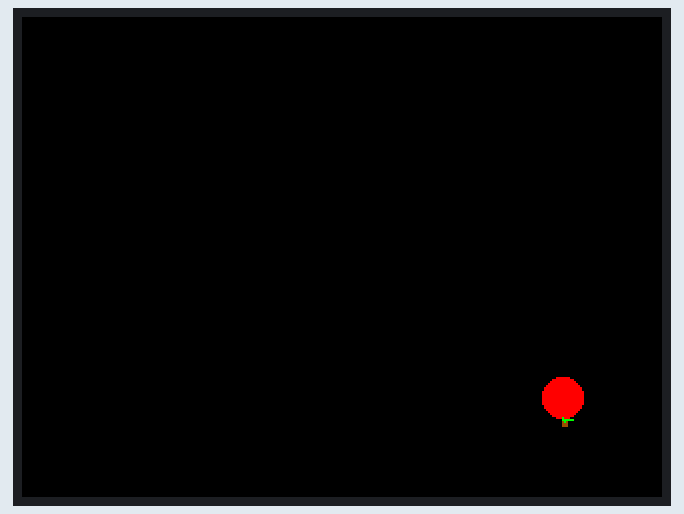
This sketch was run on a simulated ESP32. Parts: 320×240 colour display. Random numbers use the default seed unless the sketch sets one.

Above: at 0.47 s.
At 1.87 s:
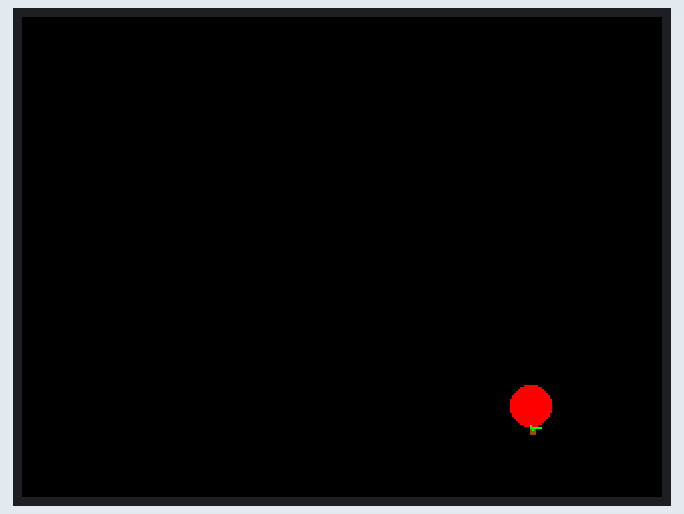
At 3.62 s:
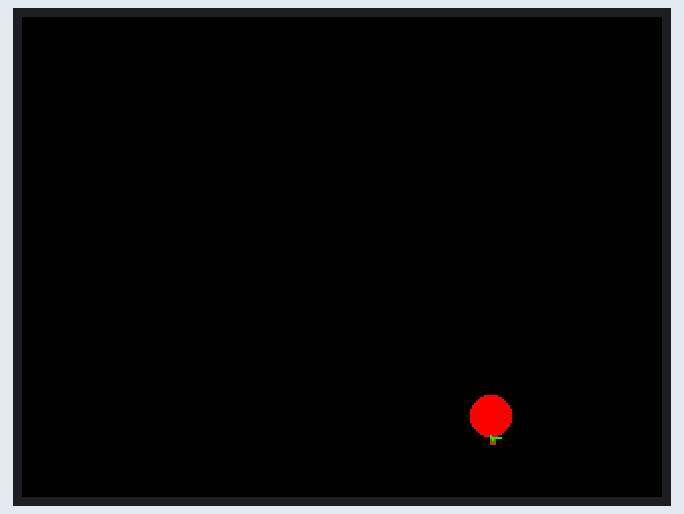
At 6.76 s:
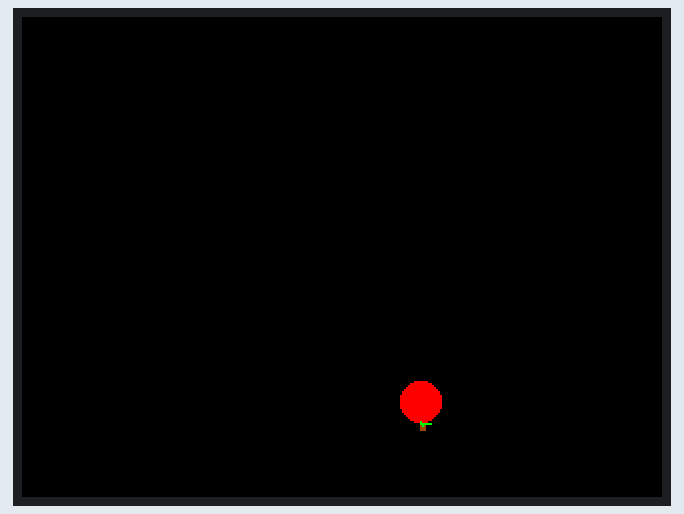
At 9.9 s:
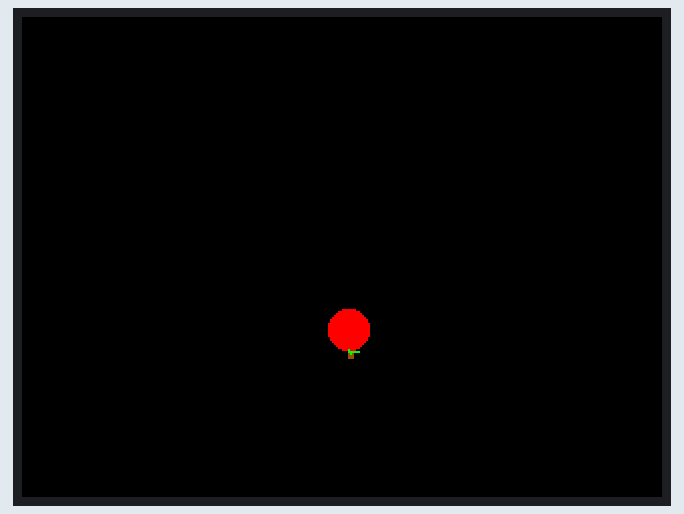
At 13.0 s:
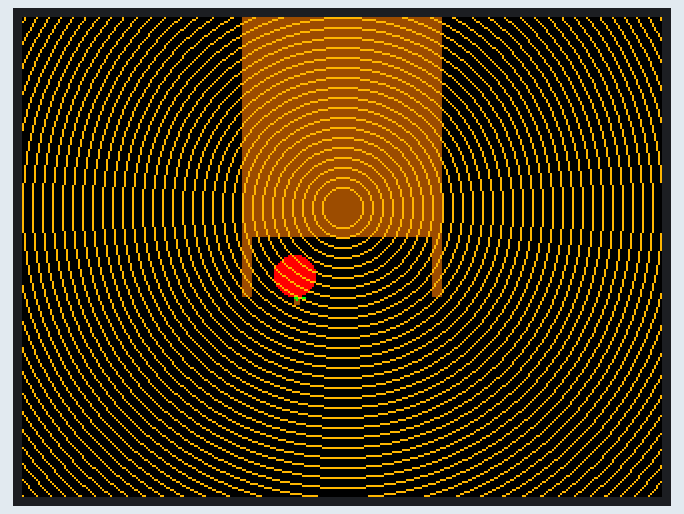

The sketch:

ApplePicking.ino
```cpp
#include <TFT_eSPI.h>
#include <SPI.h>

TFT_eSPI tft = TFT_eSPI();

void setup() {
  tft.init();
  tft.setRotation(1);
  Serial.begin(115200);
}

int gh;
int posX;
int posY;

void loop() {
  tft.fillScreen(TFT_BLACK);
  int rand = random(1,3);
  appleFall();
  if (rand == 1){
    ground();
    appleBounce();
  }
  else{
    basket();
  }
}

void ground(){
  uint16_t color = TFT_GREEN;
  for (int16_t x = 0; x < tft.height()/3; x += 10) {
    tft.fillRect(-1, 0, tft.width()+2, x, color);
    delay(10);
    gh = x;
  }
}

void basket(){
  uint16_t c = TFT_BROWN;
  for (int16_t x = 0; x < tft.height()/2; x += 10){
    drawBasket(x);
    delay(30);
  }
  for (int16_t x = 10; x < tft.width(); x+=5) {
    tft.drawCircle(tft.width()/2, tft.height() / 3 + 15, x, TFT_ORANGE);
    delay(10);
  }
  delay(500);

  // }
}

void appleFall(){
  for (int i = 0; i < tft.width()/3 - 50; i++){
    tft.fillScreen(TFT_BLACK);
    drawApple(tft.width()-50-i,tft.height()-50 + i/4);
    delay(10);
    posX = tft.width()-50-i;
    posY = tft.height()-50+i/3;
  }
  for (int i = 0; i < tft.height()/3; i++){
    tft.fillScreen(TFT_BLACK);
    drawApple(posX - i, posY - i);
    delay(10);
  }
  for (int j = 0; j >= tft.height()/3; j++){ //free fall
    tft.fillScreen(TFT_BLACK);
    //tft.fillCircle(posX, posY - j, 10, TFT_RED);
    drawApple(posX, posY - j);
    delay(10);
  }
}

void appleBounce(){
  int x;
  for (int i = 0; i <= tft.width()/4; i++){
    tft.fillScreen(TFT_BLACK);
    tft.fillRect(-1, 0, tft.width()+2, gh, TFT_GREEN);
    drawApple(tft.width()/2 - i, tft.height()/2 + i/3);
    delay(10);
    posX = tft.width()/2 - i;
    posY = tft.height()/2 + i/3;
    x = posX;
  }
  for (int i = 0; i <= tft.width()/4+10; i++){
    tft.fillScreen(TFT_BLACK);
    tft.fillRect(-1, 0, tft.width()+2, gh, TFT_GREEN);
    drawApple(posX - i, posY - i/3);
    delay(10);
    x = posX -i;
  }
}

void drawBasket(int32_t x){
  tft.fillRect(tft.width()/2-50, 0, 100, x, TFT_BROWN);
  tft.fillRect(tft.width()/2+45, 15, 5, x+15, TFT_BROWN);
  tft.fillRect(tft.width()/2-50, 15, 5, x+15, TFT_BROWN);
  for(int i = tft.width()/2 + 30; i <= tft.width()/2-35; i=i+15){
    tft.fillRect(i, 0, 2, x, TFT_RED);
  }
}

void drawApple(int32_t a, int32_t b){
  tft.fillRect(a, b+10, 3, 5, TFT_BROWN);
  tft.fillCircle(a, b, 10, TFT_RED);
  tft.fillTriangle(a, b+10, a+2, b+11, a+1, b+12, TFT_GREEN);
  tft.fillTriangle(a+2, b+11, a+1, b+12, a+5, b+11, TFT_GREEN);
}
```

Measured:
- by itself, everything shown: repeats every 13.5 s, in 38 steps
- what the display in image 5 shows lasts 0.9 s, from 13.0 s to 13.9 s
